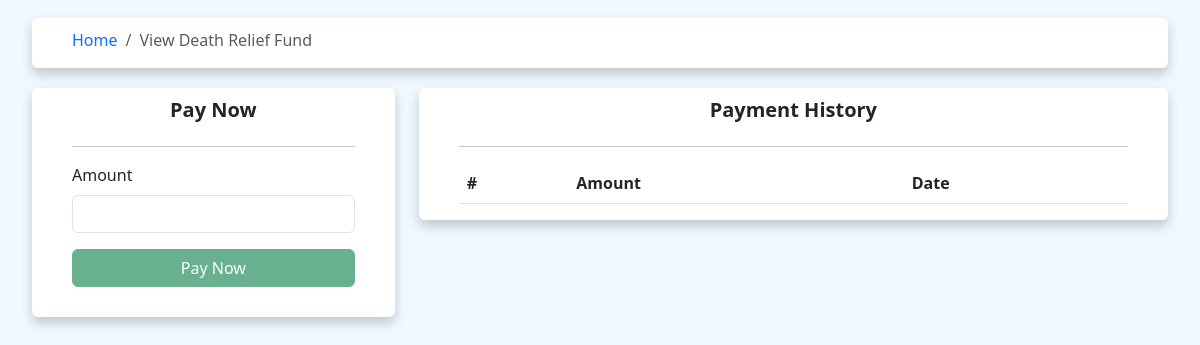
Page /users/user/view_death_relief_fund.php (signed in) on the earlier database version.
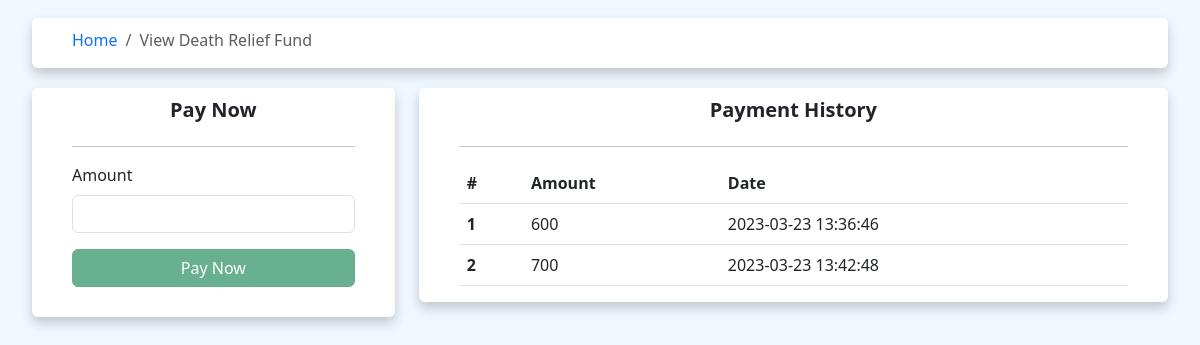
Same page on the later database version.
### tables this page shows
CREATE TABLE `tbl_drf_payments` (
  `drf_id` int(11) NOT NULL,
  `drf_user_id` int(11) NOT NULL,
  `drf_amount` varchar(40) NOT NULL,
  `onCreate` timestamp NOT NULL DEFAULT current_timestamp(),
  `onUpdate` timestamp NOT NULL DEFAULT current_timestamp() ON UPDATE current_timestamp()
);

### users/user/view_death_relief_fund.php (the view, shortened to what this page needs)
<!DOCTYPE html>
<html lang="en">
<?php
require("../../connection/db_connect.php");
$uid = $_SESSION['user']['usr_id'];
?>
<head>
  <link rel="stylesheet" href="https://cdn.jsdelivr.net/npm/bootstrap@5.3.0-alpha1/dist/css/bootstrap.min.css">
  <link rel="stylesheet" href="https://cdn.jsdelivr.net/npm/bootstrap-icons@1.10.3/font/bootstrap-icons.css">
  <link rel="stylesheet" href="/parmas/assets/css/view_drf.css">
</head>
<body>
  <section>
    <div class="container-fluid">
      <div class="row m-2">
        <div class="col-12">
          <div class="card">
            <nav aria-label="breadcrumb">
              <ol class="breadcrumb">
                <li class="breadcrumb-item"><a href="/parmas/index.php">Home</a></li>
                <li class="breadcrumb-item active" aria-current="page">View Death Relief Fund</li>
              </ol>
            </nav>
          </div>
        </div>
        <div class="col-12 col-md-4">
          <div class="card">
            <h5 class="text-center">Pay Now</h5>
            <hr>
            <form class="akjFval" method="POST" action="#">
              <div class="mb-3">
                <label class="form-label">Amount</label>
                <input type="text" class="form-control akjval" RegExp="(50\d|5[1-9]\d|[6-9]\d{2}|[1-4]\d{3}|5000)" ErrMsg="Enter a Valid Amount or Min 500" id="payAmt">
              </div>
              <div class="d-grid gap-2 col-12 mx-auto">
                <input class="btn btn-success" onclick="pay_now(<?= $uid ?>)" id="payBtn" type="button" value="Pay Now" disabled>
              </div>
            </form>
          </div>
        </div>
        <div class="col-12 col-md-8">
          <div class="card">
            <h5 class="text-center">Payment History</h5>
            <hr>
            <table class="table">
              <thead>
                <tr>
                  <th scope="col">#</th>
                  <th scope="col">Amount</th>
                  <th scope="col">Date</th>
                </tr>
              </thead>
              <?php $result = mysqli_query($con, "SELECT * FROM `tbl_drf_payments` WHERE `drf_user_id` =$uid");$c=0; ?>
              <tbody>
                <?php while($row=mysqli_fetch_array($result)){ $c=$c+1; ?>
                <tr>
                  <th scope="row"><?=$c ?></th>
                  <td><?=$row['drf_amount']?></td>
                  <td><?=$row['onCreate']?></td>
                </tr>
                <?php } ?>
              </tbody>
            </table>
          </div>
        </div>
      </div>
    </div>
  </section>
</body>
</html>

### assets/css/view_drf.css (style rules this page uses)
body { color: #000; overflow-x: hidden; height: 100%; background: aliceblue; }
.card { padding: 0px 40px; margin-top: 10px; margin-bottom: 10px; border: none !important; box-shadow: 0 6px 12px 0 rgba(0, 0, 0, 0.2); }
a { text-decoration: none; }
nav { margin-top: 10px; }
h5 { padding-top: 10px; font-weight: 800; }
form { padding-bottom: 30px; }
.form-label { font-weight: 500; }

Differences in the rows shown:
added tbl_drf_payments: drf_amount "600", onCreate "2023-03-23 13:36:46"
added tbl_drf_payments: drf_amount "700", onCreate "2023-03-23 13:42:48"
